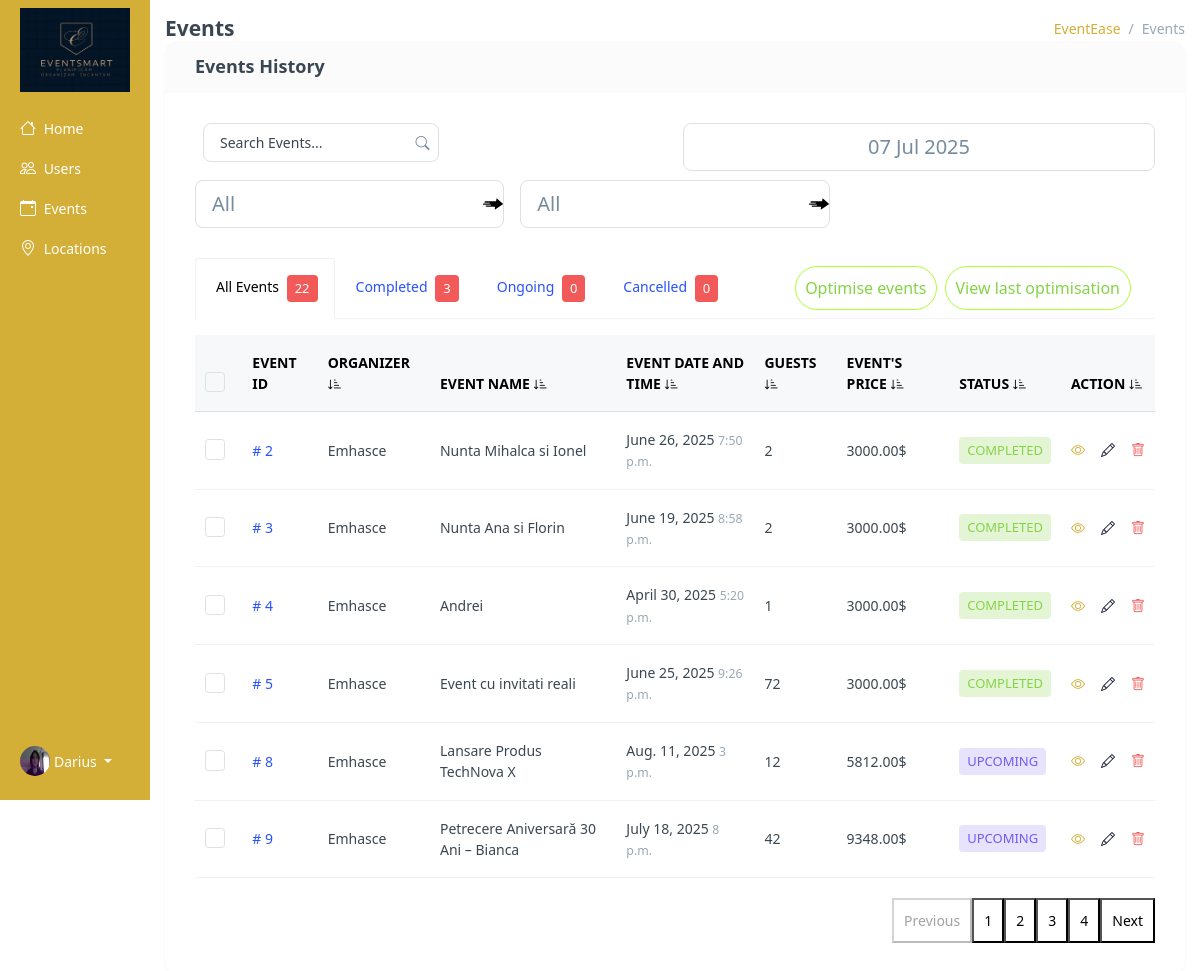
The app's page /admin-events (signed in), older data.
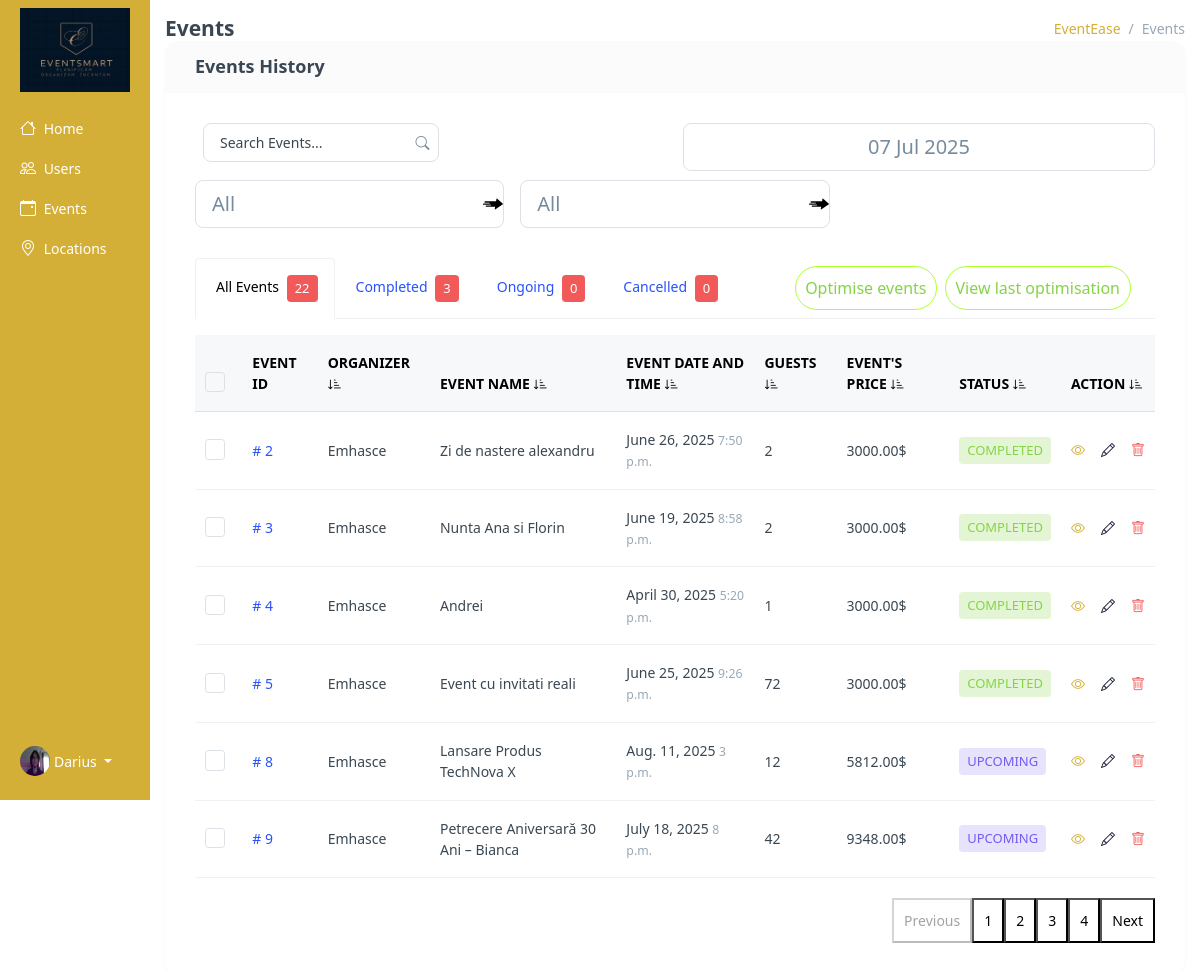
The same page, newer data.
### base/models.py (models this page shows, shortened)
class Location(models.Model):
    owner = models.ForeignKey(User, on_delete=models.SET_NULL, null=True)
    user_account = models.OneToOneField(User, on_delete=models.CASCADE, null=True, related_name='user_account')
    name = models.CharField(max_length=100)
    description = models.TextField(null=True, blank=True)
    gallery = models.ImageField(upload_to='images/', null=True, blank=True)
    location = models.TextField(max_length=30)
    types = models.ManyToManyField(Type, blank=True)
    seats_numbers = models.IntegerField(null=True, blank=True)
    created_at = models.DateTimeField(auto_now_add=True)
    cost = models.DecimalField(max_digits=12, decimal_places=2,default=3000)
    number = models.CharField(max_length=20, default="+(40) 74 83 64 823")
    def __str__(self):
        return self.name

class Event(models.Model):
    location = models.ForeignKey(Location, on_delete=models.SET_NULL, null=True, blank=True)
    event_name = models.CharField(max_length=100)
    event_date = models.DateField()
    event_time = models.TimeField()
    event_description = models.TextField(null=True, blank=True)
    created_at = models.DateTimeField(auto_now_add=True)
    guests = models.ManyToManyField(Guests, related_name='events', blank=True)
    completed = models.BooleanField(default=False)
    types = models.ManyToManyField(Type, blank=True)
    cost = models.DecimalField(max_digits=10, decimal_places=2, default=3000)
    updated_at = models.DateTimeField(auto_now=True)
    is_canceled = models.BooleanField(default=False)
    organized_by = models.ForeignKey(
        User,
        on_delete=models.CASCADE,
        related_name="organized_events",
        blank=True,
        null=True
    )

### base/views.py (the view, shortened to what this page needs)
@login_required(login_url='login')
def admin_events(request):
    if not request.user.is_superuser:
        return HttpResponseForbidden("You do not have permission to access this page.")
    events = Event.objects.all()
    users = User.objects.filter(
    is_superuser=False,
    profile__user_type='organizer'
).exclude(username='defaultuser')
    types = Type.objects.all()
    types_with_event_count = []
    for type in types:
        event_count = Event.objects.filter(types=type).count()
        types_with_event_count.append({'type': type.name, 'count': event_count})
    events_count = events.count()
    detailed_events = []
    today = datetime.today()
    for event in events:
        guest_count = event.guests.count()
        event_types = [type.name for type in event.types.all()]
        detailed_events.append({
            'id':event.id,
            'cost':event.cost,
            'name': event.event_name,
            'location': event.location,
            'event_date': event.event_date,
            'event_time': event.event_time,
            'completed': event.completed,
            'cancelled': event.is_canceled,
            'types': event_types,
            'guest_count': guest_count,
            'organized_by':event.organized_by
        })
    today_date = today.date()
    current_datetime = datetime.now()
    today_time = current_datetime.time()
    detailed_incompleted_events = []
    finished_count = 0
    cancelled_count = 0
    ongoing_count = 0
    for item in detailed_events:
        print(f"--- Processing Event: {item['name']} ({item['event_date']} {item['event_time']}) ---")
        print(f"  Completed: {item['completed']}, Cancelled: {item['cancelled']}")
        if item['completed']:
            print("  --> Event is COMPLETED.")
            finished_count += 1
        elif item['cancelled']:
            print("  --> Event is CANCELLED.")
            cancelled_count += 1
            detailed_incompleted_events.append(item)
        elif not item['completed'] and not item['cancelled']:
            print("  --> Event is NEITHER completed nor cancelled. Checking for ONGOING...")
            if item['event_date'] == today_date and item['event_time'] <= today_time:
                print("  --> DA! This event IS ongoing.")
                ongoing_count += 1
            else:
                print("  --> NO. Date/Time condition not met for ongoing.")
        print("--------------------------------------------------")
    print(f"Finished Count: {finished_count}")
    print(f"Cancelled Count: {cancelled_count}")
    print(f"Ongoing Count: {ongoing_count}")
    locations = Location.objects.all()
    print("ora si data de azi: ", today_time, today_date)
    for i in detailed_events:
        print(i['event_date'] == today_date and i['event_time'] <= today_time)
    context = {
        'locations':locations,
        'cancelled_count':cancelled_count,
        'today_date':today_date,
        'today_time':today_time,
        'finished_count':finished_count,
        'ongoing_count':ongoing_count,
        'detailed_incompleted_events':detailed_incompleted_events,
        'detailed_events': detailed_events,
        'events_count': events_count,
        'types_with_event_count': types_with_event_count,
        'events': events,
        'users': users
    }
    return render(request, 'base/admin-events.html', context)

### base/context_processors.py (called while the page is built)
def media_url(request):
    return {
        'MEDIA_URL': settings.MEDIA_URL
    }

### base/templates/base/admin-events.html (shortened to what the changed rows need)
{% extends 'main.html' %}
{% block content %}
<div class="container-fluid">
    <div class="row flex-nowrap">
        <div class="col py-3 events">
            <div class="row">
                <div class="col-lg-12">
                    <div class="card" id="eventList">
                        <div class="card-body pt-0">
                            <div>
                                <div class="table-responsive table-card mb-1">
                                    <div id="home1" class="tab-pane fade show active">
                                        <table class="table table-nowrap align-middle" id="eventTable">
                                            <thead class="text-muted table-light">
                                                <tr class="text-uppercase">
                                                    <th scope="col" style="width: 25px;">
                                                        <div class="form-check">
                                                            <input class="form-check-input" type="checkbox" id="checkAll" value="option">
                                                        </div>
                                                    </th>
                                                    <th class="sort" data-sort="id">Event ID </th>
                                                    <th class="sort" data-sort="event_organizer">Organizer <i class="bi bi-sort-down-alt"></i></th>
                                                    <th class="sort asc" data-sort="event_name">Event Name <i class="bi bi-sort-down-alt"></i></th>
                                                    <th class="sort" data-sort="date">Event Date and Time <i class="bi bi-sort-down-alt"></i></th>
                                                    <th class="sort" data-sort="amount">Guests <i class="bi bi-sort-down-alt"></i></th>
                                                    <th class="sort" data-sort="payment">Event's Price <i class="bi bi-sort-down-alt"></i></th>
                                                    <th class="sort" data-sort="status">Status <i class="bi bi-sort-down-alt"></i></th>
                                                    <th class="sort" data-sort="city">Action <i class="bi bi-sort-down-alt"></i></th>
                                                </tr>
                                            </thead>
                                            <tbody class="list form-check-all">
                                                {% for item in detailed_events %}
                                                        <tr>
                                                            <th scope="row">
                                                                <div class="form-check">
                                                                    <input class="form-check-input" type="checkbox" name="checkAll" value="option{{ forloop.counter0 }}">
                                                                </div>
                                                            </th>
                                                            <td class="id"><a href="{% url 'admin-view-event' item.id %}" class="fw-medium link-primary"> # {{ item.id }} </a></td>
                                                            <td class="event_organizer"> {{ item.organized_by }} </td>
                                                            <td class="event_name"> {{ item.name }} </td>
                                                            <td class="event_date"> {{ item.event_date }} <small class="text-muted"> {{ item.event_time }} </small></td>
                                                            <td class="amount"> {{ item.guest_count }} </td>
                                                            <td class="payment"> {{ item.cost }}$ </td>
                                                            {% if item.cancelled %}
                                                            <td class="status"><span class="badge bg-danger-subtle text-danger text-uppercase">Cancelled</span></td>
                                                        {% elif item.event_date > today_date %}
                                                            <td class="status"><span class="badge bg-info-subtle text-info text-uppercase">Upcoming</span></td>
                                                        {% elif item.event_date < today_date %}
                                                            <td class="status"><span class="badge bg-success-subtle text-success text-uppercase">Completed</span></td>
                                                        {% elif item.event_date == today_date %}
                                                            <td class="status"><span class="badge bg-success-subtle text-success text-uppercase">Ongoing</span></td>
                                                        {% endif %}
                                                            <td>
                                                                <ul class="list-inline hstack gap-2 mb-0">
                                                                    <li class="list-inline-item" data-bs-toggle="tooltip" data-bs-trigger="hover" data-bs-placement="top" title="View">
                                                                        <a href="{% url 'admin-view-event' item.id %}" class="text-primary d-inline-block">
                                                                            <i style="color:#D4AF37;" class="bi bi-eye fs-16"></i>
                                                                        </a>
                                                                    </li>
                                                                    <li class="list-inline-item edit" data-bs-toggle="tooltip" data-bs-trigger="hover" data-bs-placement="top" title="Edit">
<a href="#showModal" data-bs-toggle="modal" class="edit-item-btn"
   data-event-id="{{ item.id }}"
   data-event-cost="{{ item.cost }}"
   data-event-name="{{ item.name|escapejs }}"
   data-event-organizer="{{ item.organized_by.id }}"
   data-event-location="{{ item.location.id }}"
   data-event-date="{{ item.event_date }}">                                                                            <i style="color:rgb(20, 24, 52);" class="bi bi-pencil fs-16"></i>
                                                                        </a>
                                                                    </li>
                                                                    <li class="list-inline-item" data-bs-toggle="tooltip" data-bs-trigger="hover" data-bs-placement="top" title="Remove">
                                                                        <a class="text-danger d-inline-block remove-item-btn" data-bs-toggle="modal" href="#deleteevent" data-id="{{ item.id }}">
                                                                            <i class="bi bi-trash fs-16"></i>
                                                                        </a>
                                                                    </li>
                                                                </ul>
                                                            </td>
                                                        </tr>
                                                {% endfor %}
                                            </tbody>
                                        </table>
                                    </div>
                                </div>
                            </div>
                        </div>
                    </div>
                </div>
            </div>
        </div>
    </div>
</div>
{% endblock content %}

Row changes from the older to the newer data that the page shows:
changed through a linked row, Location "Nunta Ana si Florin": name "Nunta Mihalca si Ionel" → "Zi de nastere alexandru"
